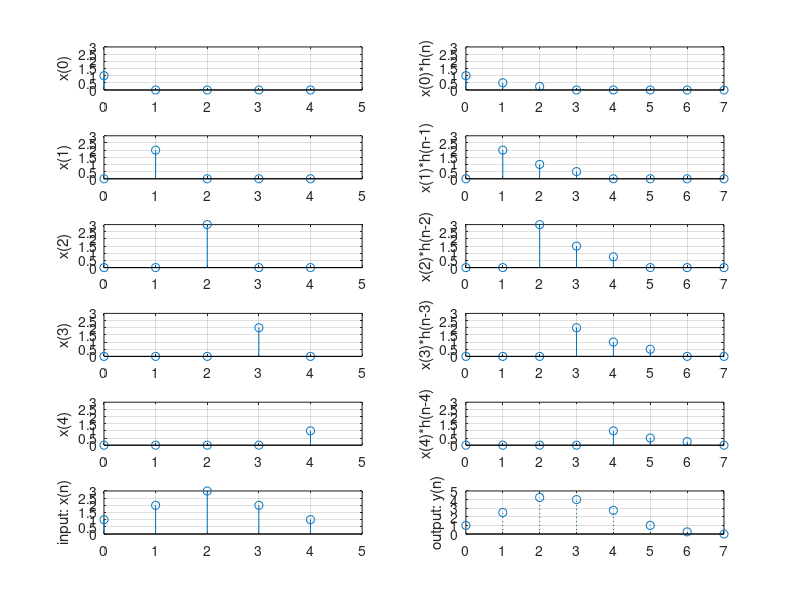

This figure's MATLAB source:
%*****************************************************************************%DSP Short Course: E. R. Salem Associates%6/27/96%Program ConvDemo1.m%This program demonstrates the superposition interpretation of the%discrete convolution sum equation%*****************************************************************************%Define n axis vector, input vectors and impulse response vectors%************************************************************************clearn = [0 1 2 3 4 5 6 7];nx = [0 1 2 3 4];x =  [1 2 3 2 1];x1 = [1 0 0 0 0];x2 = [0 2 0 0 0];x3 = [0 0 3 0 0];x4 = [0 0 0 2 0];x5 = [0 0 0 0 1];h =  [1 .5 .25];h1 = [1 .5 .25  0   0   0   0  0];h2 = [0  1 .5  .25  0   0   0  0];h3 = [0  0  1  .5  .25  0   0  0];h4 = [0  0  0   1  .5  .25  0  0];h5 = [0  0  0   0   1  .5  .25 0];%Compute output, y, as uperposition of scaled shifted impulse responses%********************************************************************** y = x(1)*h1 + x(2)*h2 + x(3)*h3 + x(4)*h4 +x(5)*h5;%Plot input, impulse response and output and wait%************************************************clffigure(gcf)subplot(3,1,1), stem(n,[x 0 0 0]), grid, ylabel('input: x(n)');subplot(3,1,2), stem(n,h1), grid, ylabel('impulse resp: h(n)');subplot(3,1,3), stem(n,y), grid, ylabel('output: y(n)');pause;%Now plot individual components of input, output, and final sums%***************************************************************clffigure(gcf)subplot(6,2,1), stem(nx, x1), axis([0 5 0 3]), grid, ylabel('x(0)');subplot(6,2,2), stem(n, x(1)*h1), axis([0 7 0 3]), grid, ylabel('x(0)*h(n)');pausesubplot(6,2,3), stem(nx, x2), axis([0 5 0 3]), grid, ylabel('x(1)');subplot(6,2,4), stem(n, x(2)*h2), axis([0 7 0 3]), grid, ylabel('x(1)*h(n-1)');pausesubplot(6,2,5), stem(nx, x3), axis([0 5 0 3]), grid, ylabel('x(2)');subplot(6,2,6), stem(n, x(3)*h3), axis([0 7 0 3]), grid, ylabel('x(2)*h(n-2)');pausesubplot(6,2,7), stem(nx, x4), axis([0 5 0 3]), grid, ylabel('x(3)');subplot(6,2,8), stem(n, x(4)*h4), axis([0 7 0 3]), grid, ylabel('x(3)*h(n-3)');pausesubplot(6,2,9), stem(nx, x5), axis([0 5 0 3]), grid, ylabel('x(4)');subplot(6,2,10), stem(n, x(5)*h5), axis([0 7 0 3]), grid, ylabel('x(4)*h(n-4)');pausesubplot(6,2,11), stem(nx, x), axis([0 5 0 3]), grid, ylabel('input: x(n)');subplot(6,2,12), stem(n, y,':'), axis([0 7 0 5]), grid, ylabel('output: y(n)');